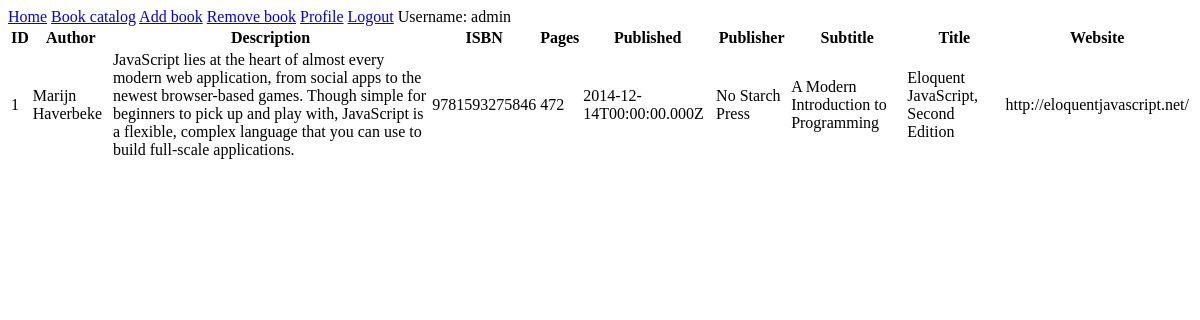
Before: /catalog/books/1 (signed in) with the older database file.
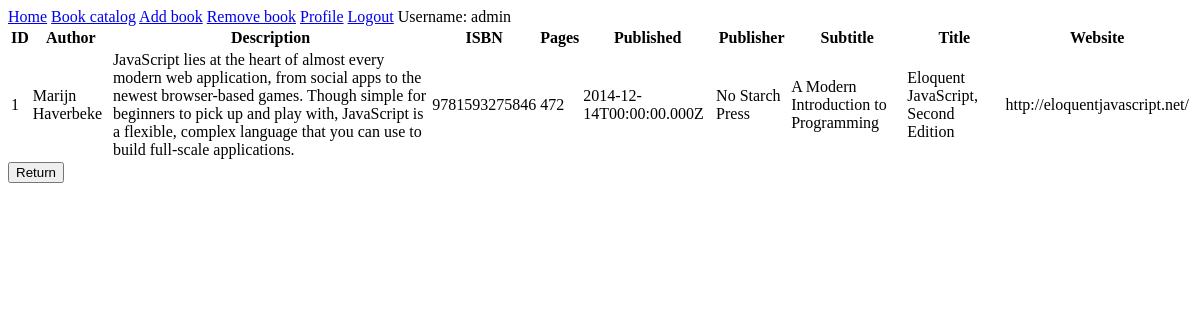
After: the same page with the newer database file.
### db_models.py (models this page shows, shortened)
class User(Base):
    __tablename__ = 'users'
    id = Column(Integer, primary_key=True)
    username = Column(String(50))
    email = Column(String(255))
    password = Column(String(255))
    permission_lvl = Column(Integer)
    book_limit = Column(Integer)
    book_ref = relationship('Book', back_populates='user_ref')

class Book(Base):
    __tablename__ = 'books'
    id = Column(Integer, primary_key=True)
    author = Column(String(255))
    description = Column(String(1000))
    isbn = Column(Integer)
    pages = Column(Integer)
    published = Column(String(10))
    publisher = Column(String(255))
    subtitle = Column(String(255))
    title = Column(String(255))
    website = Column(String(255))
    user_id = Column(Integer, ForeignKey('users.id'))
    user_ref = relationship('User', back_populates='book_ref')

### routes.py (the view)
@app.route('/catalog/books/<int:book_id>')
def book(book_id):
    db_session = get_session()
    mybook = db_session.query(Book).filter(Book.id == book_id).one()
    context = get_default_context()
    context['book'] = mybook
    return render_template('book.html', **context)

### routes.py (called while the page is built)
def get_session(echo=True):
    engine = create_engine('sqlite:///db/database.db', echo=echo)
    db_session = sessionmaker(bind=engine)
    return db_session()

def get_default_context():
    permission_lvl = get_user_auth_lvl()
    context = {'permission_lvl': permission_lvl,
               'user_id': session.get('user_id'),
               'username': session.get('username')}
    return context

def get_user_auth_lvl():
    if not session:
        return 3
    db_session = get_session()
    user_data = db_session.query(User.permission_lvl) \
                .filter(User.username == session.get('username')) \
                .one()
    return user_data.permission_lvl

### templates/book.html (shortened to what this page needs)
{% extends 'layout.html' %}
{% block content %}
<table>
  <tr>
    <th>ID</th>
    <th>Author</th>
    <th>Description</th>
    <th>ISBN</th>
    <th>Pages</th>
    <th>Published</th>
    <th>Publisher</th>
    <th>Subtitle</th>
    <th>Title</th>
    <th>Website</th>
  </tr>
  <tr>
    <td>{{ book['id'] }}</td>
    <td>{{ book['author'] }}</td>
    <td>{{ book['description'] }}</td>
    <td>{{ book['isbn'] }}</td>
    <td>{{ book['pages'] }}</td>
    <td>{{ book['published'] }}</td>
    <td>{{ book['publisher'] }}</td>
    <td>{{ book['subtitle'] }}</td>
    <td>{{ book['title'] }}</td>
    <td>{{ book['website'] }}</td>
  </tr>
</table>
{% if book['user_id'] == None %}
<form action="/catalog/books/borrow" method="POST">
  <button name="borrow_book_id" type="submit" value="{{ book['id'] }}">Borrow</button>
</form>
{% elif book['user_id'] == user_id %}
<form action="/catalog/books/return" method="POST">
  <button name="return_book_id" type="submit" value="{{ book['id'] }}">Return</button>
</form>
{% endif %}
{% endblock %}

### templates/layout.html (shortened to what this page needs)
<!DOCTYPE html>
<html lang="en">
<head>
</head>
<body>
<nav>
  <a href="/">Home</a>
  <a href="/catalog/books">Book catalog</a>
  {% if permission_lvl == 1 %}
  <a href="/catalog/books/add_book">Add book</a>
  <a href="/catalog/books/remove_book">Remove book</a>
  {% endif %}
  {% if username %}
  <a href="/user/{{ username }}">Profile</a>
  <a href="/logout">Logout</a>
  {% endif %}
  {% if not username %}
  Username: Guest
  {% else %}
  Username: {{ username }}
  {% endif %}
</nav>
{% block content %}
{% endblock %}
</body>
</html>

Changed rows visible on the page:
changed Book "Marijn Haverbeke": user_id 2 → 1 (drawn)
Other visible differences:
text now shown: "Return"
